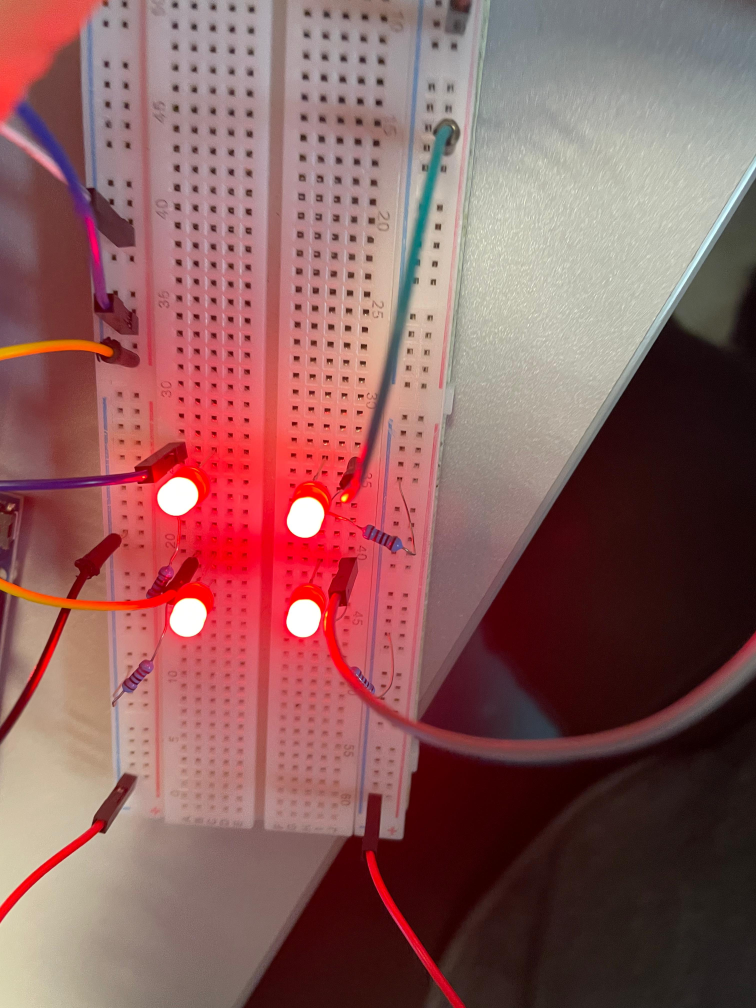
#> input picture test4leds.jpeg, 3024 x 4032 px (shown at 1/4 size)
$ python segmentador_4leds.py
#> lines starting #> are read from the running program, lines starting #| are printed output that depends on the picture; after the words box and inside, x2 and y2 are one past the last pixel; in counts of white or black regions, pixels touching at a corner belong together
#> further down, image is the input picture: shape (4032, 3024, 3); mean B, G, R 93, 94, 139
import cv2
import numpy as np

# Function to resize the image while maintaining the aspect ratio
def resize_image(image, max_width=800, max_height=600):
#> called with max_width = 800, max_height = 600
    height, width = image.shape[:2]
#> height = 4032; width = 3024
    scaling_factor = min(max_width / width, max_height / height)
#> scaling_factor = 0.149
    return cv2.resize(image, (int(width * scaling_factor), int(height * scaling_factor)))
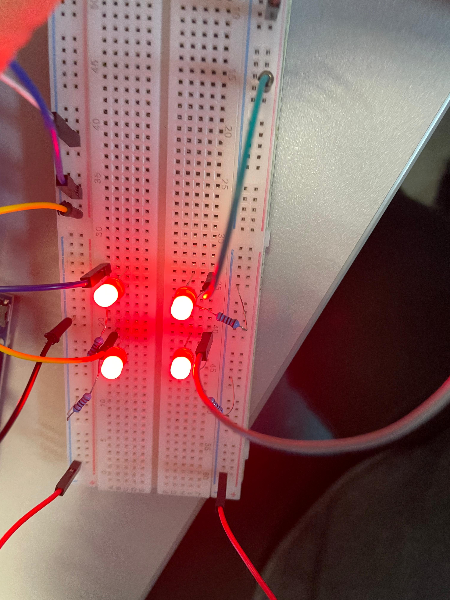
#> returned value: shape (600, 450, 3); mean of channels 0, 1, 2 92.9, 93.9, 138.8; drawn as B, G, R

# Load the image
image = cv2.imread('test4leds.jpeg')  # Replace with your image path

# Resize the image to fit the display window
resized_image = resize_image(image)

# Convert the image to grayscale
gray = cv2.cvtColor(resized_image, cv2.COLOR_BGR2GRAY)
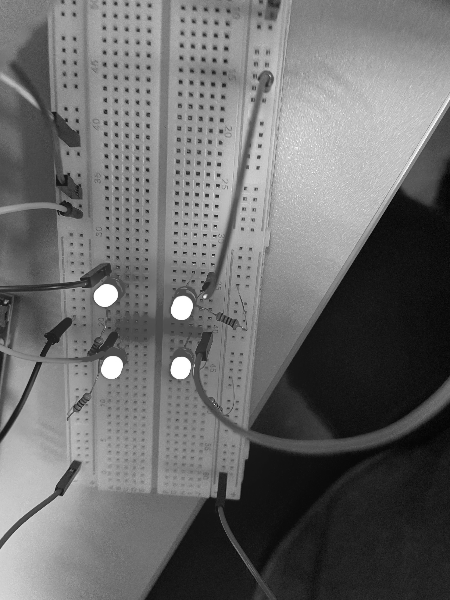
#> gray: shape (600, 450); min 3, max 255, mean 107.2

# Apply Gaussian blur to reduce noise
blurred = cv2.GaussianBlur(gray, (5, 5), 0)

# Threshold the image to detect bright objects (like LED lights)
_, thresh = cv2.threshold(blurred, 220, 255, cv2.THRESH_BINARY)
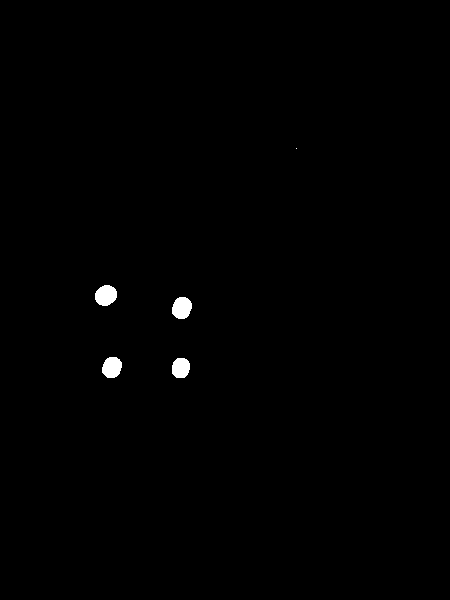
#> thresh: shape (600, 450); 0.5% white; 5 white regions (1 under 20 px)

# Find contours in the thresholded image
contours, _ = cv2.findContours(thresh, cv2.RETR_EXTERNAL, cv2.CHAIN_APPROX_SIMPLE)
#> contours = 5 contours, 1 with area under 20; largest, box (x1, y1, x2, y2) and area: (95, 285, 117, 306) 330, (172, 297, 192, 319) 318, (102, 357, 122, 378) 304, (172, 358, 190, 378) 274

# Filter the contours based on size to detect the LEDs
led_contours = []
for contour in contours:
    area = cv2.contourArea(contour)
    if area > 50:  # Adjust based on your LED size
        led_contours.append(contour)
#> this loop made 5 passes
#> area on passes 1 to 4: 274, 304.5, 318, 330
#> after the loop, led_contours = 4 contours; box (x1, y1, x2, y2) and area: (95, 285, 117, 306) 330, (172, 297, 192, 319) 318, (102, 357, 122, 378) 304, (172, 358, 190, 378) 274

# Sort contours by position (optional, e.g., left to right)
led_contours = sorted(led_contours, key=lambda c: cv2.boundingRect(c)[0])

centers = []
with open("led_centers.txt", "w") as file:
    for contour in led_contours[:4]:  # Limit to 4 LEDs
        ((x, y), radius) = cv2.minEnclosingCircle(contour)
        center = (int(x), int(y))
        #txt que se borre y agrege los 4 centros
        file.write(f"{center[0]}, {center[1]}\n")
        print(center)
        radius = int(radius)
        cv2.circle(resized_image, center, radius, (0, 255, 0), 2)


        # Prepare the text for the coordinates (format: (x, y))
        coordinates_text = f"({center[0]}, {center[1]})"

        # Place the text above the circle (adjusting position as needed)
        cv2.putText(resized_image, coordinates_text, (center[0] - 40, center[1] - radius - 10),
                    cv2.FONT_HERSHEY_SIMPLEX, 0.5, (255, 0, 0), 1, cv2.LINE_AA)
#> this loop made 4 passes
#> (x, y, radius, coordinates_text) on passes 1 to 4: (105.5, 295, 11, '(105, 295)'), (111.5, 367, 10, '(111, 367)'), (180.4, 367.7, 10, '(180, 367)'), (181.5, 307.5, 11, '(181, 307)')
#| (105, 295)
#| (111, 367)
#| (180, 367)
#| (181, 307)
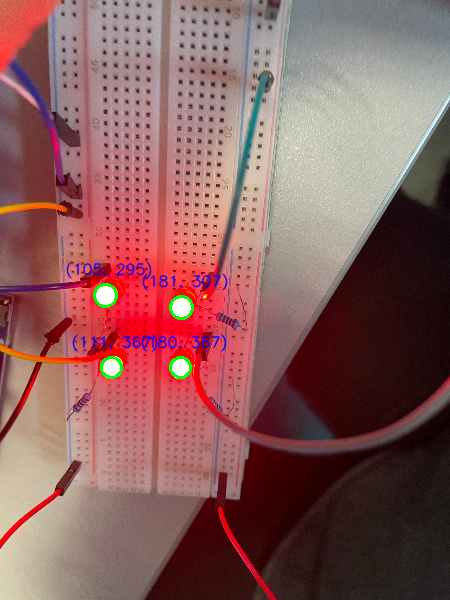
#> resized_image: shape (600, 450, 3); 1.09% of pixels changed, all inside (x1, y1, x2, y2) = (66, 261, 228, 379)


# Display the image with the detected LEDs highlighted
cv2.imshow('Detected LEDs', resized_image)
cv2.waitKey(0)
cv2.destroyAllWindows()


# (105, 295)
# (111, 367)
# (180, 367)
# (181, 307)

$ run again, with 4leds2.jpg copied over test4leds.jpeg
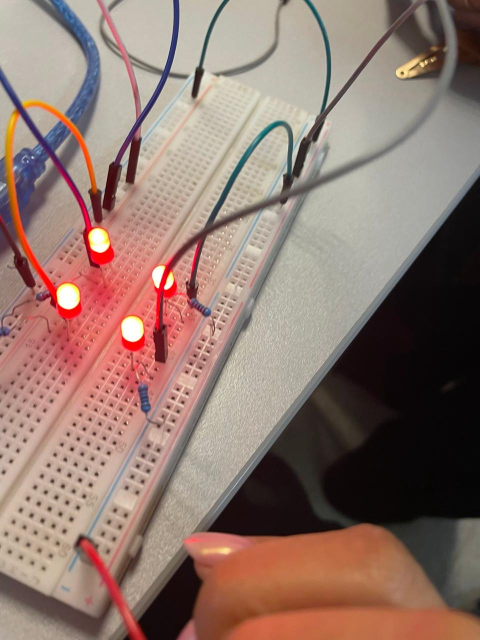
#> input picture 4leds2.jpg, 960 x 1280 px (shown at 1/2 size)
#> image is the input picture: shape (1280, 960, 3); mean B, G, R 109.9, 119.4, 144.4
#> `_, thresh = cv2.threshold(blurred, 220, 255, cv2.THRESH_BINARY)`:
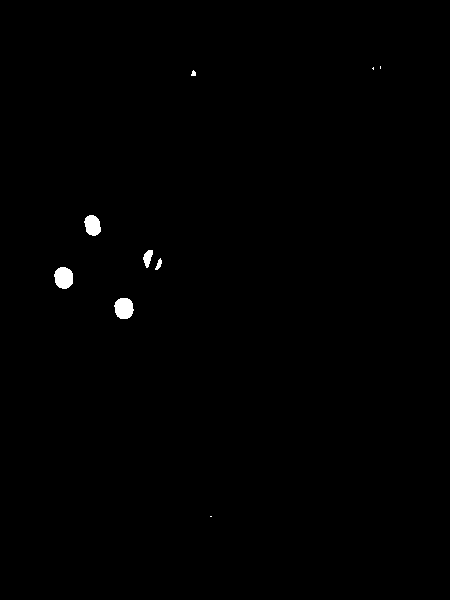
#> thresh: shape (600, 450); 0.42% white; 9 white regions (3 under 20 px)
#> contours = 9 contours, 4 with area under 20; largest, box (x1, y1, x2, y2) and area: (54, 267, 73, 289) 306, (114, 298, 134, 319) 302, (84, 215, 101, 236) 243, (143, 250, 153, 268) 92, (155, 258, 162, 270) 31
#> the loop `for contour in contours:` made 9 passes
#> area on passes 2 to 6: 302, 305.5, 31, 91.5, 243
#> after the loop `for contour in contours:`: led_contours = 4 contours; box (x1, y1, x2, y2) and area: (54, 267, 73, 289) 306, (114, 298, 134, 319) 302, (84, 215, 101, 236) 243, (143, 250, 153, 268) 92
#> the loop `for contour in led_contours[:4]:` made 4 passes
#> (x, y, radius, coordinates_text) on passes 1, 3, 4: (63, 277.5, 10, '(63, 277)'), (123.5, 308, 10, '(123, 308)'), (149, 258.5, 9, '(149, 258)')
#> (printed output is left out)
#> after the loop `for contour in led_contours[:4]:`:
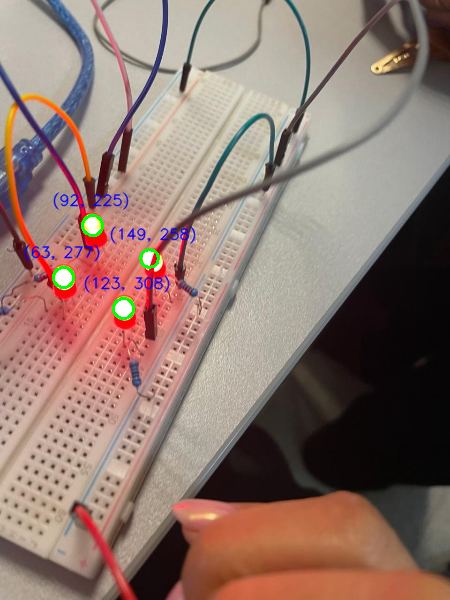
#> resized_image: shape (600, 450, 3); mean B, G, R 109.9, 119.1, 143

$ run again, with WIN_20250726_11_31_51_Pro.jpg copied over test4leds.jpeg
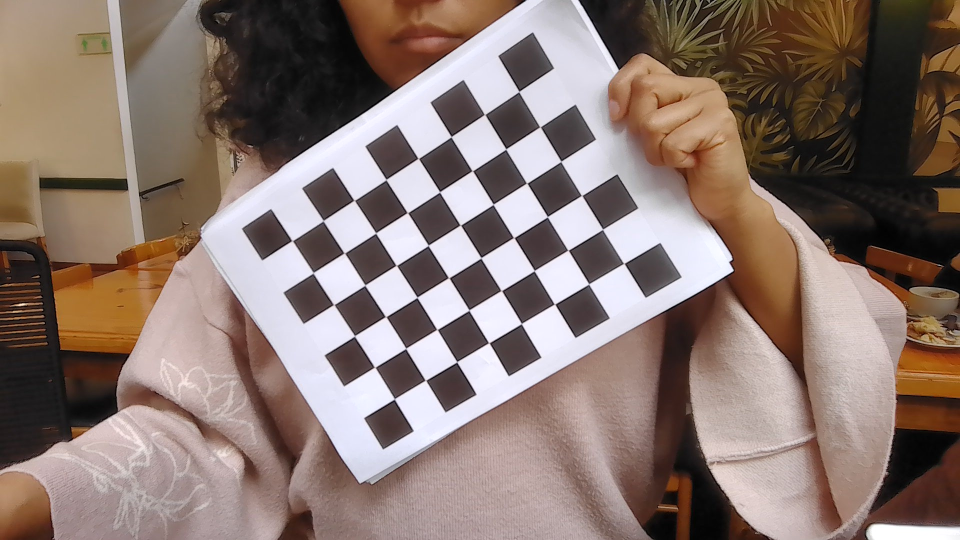
#> input picture WIN_20250726_11_31_51_Pro.jpg, 1920 x 1080 px (shown at 1/2 size)
#> image is the input picture: shape (1080, 1920, 3); mean B, G, R 111, 118.3, 136.5
#> `_, thresh = cv2.threshold(blurred, 220, 255, cv2.THRESH_BINARY)`:
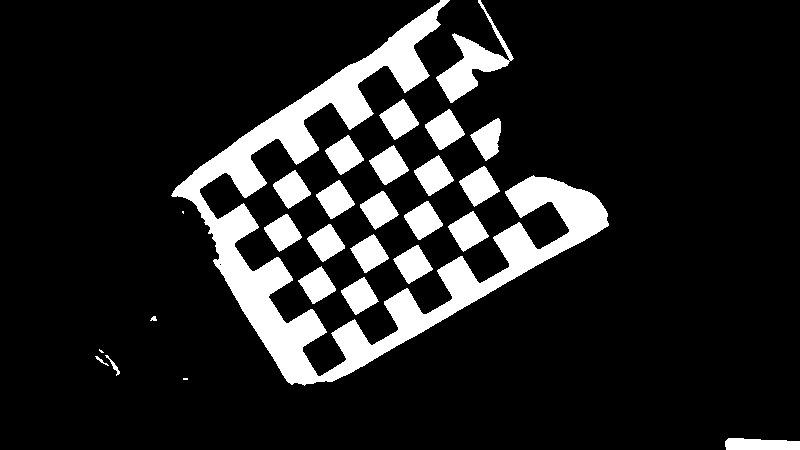
#> thresh: shape (450, 800); 13.3% white; 27 white regions (3 under 20 px)
#> contours = 27 contours, 5 with area under 20; largest, box (x1, y1, x2, y2) and area: (171, 0, 609, 386) 28139, (436, 0, 514, 103) 2122, (459, 166, 500, 207) 878, (448, 211, 489, 252) 875, (425, 109, 465, 150) 874
#> the loop `for contour in contours:` made 27 passes
#> area on passes 1, 4, 7, 8, 9, 10, 11, 12: 700.5, 42.5, 752, 745.5, 812.5, 783.5, 766, 767
#> after the loop `for contour in contours:`: led_contours = 21 contours; largest, box (x1, y1, x2, y2) and area: (171, 0, 609, 386) 28139, (436, 0, 514, 103) 2122, (459, 166, 500, 207) 878, (448, 211, 489, 252) 875, (425, 109, 465, 150) 874
#> the loop `for contour in led_contours[:4]:` made 4 passes
#> (x, y, radius, coordinates_text) on passes 1 to 4: (389.5, 210, 219, '(389, 210)'), (282.5, 232.2, 19, '(282, 232)'), (291.5, 189, 19, '(291, 189)'), (316.6, 284.7, 19, '(316, 284)')
#> (printed output is left out)
#> after the loop `for contour in led_contours[:4]:`:
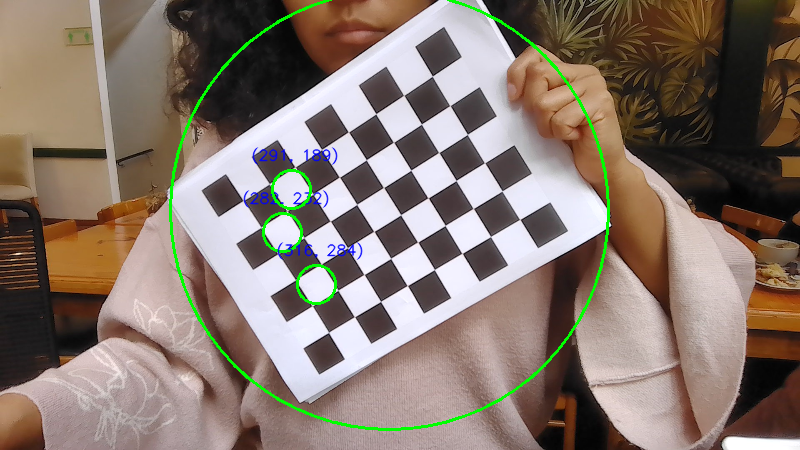
#> resized_image: shape (450, 800, 3); mean B, G, R 109.8, 119.9, 134.4

$ run again, with camara celu sol.jpg copied over test4leds.jpeg
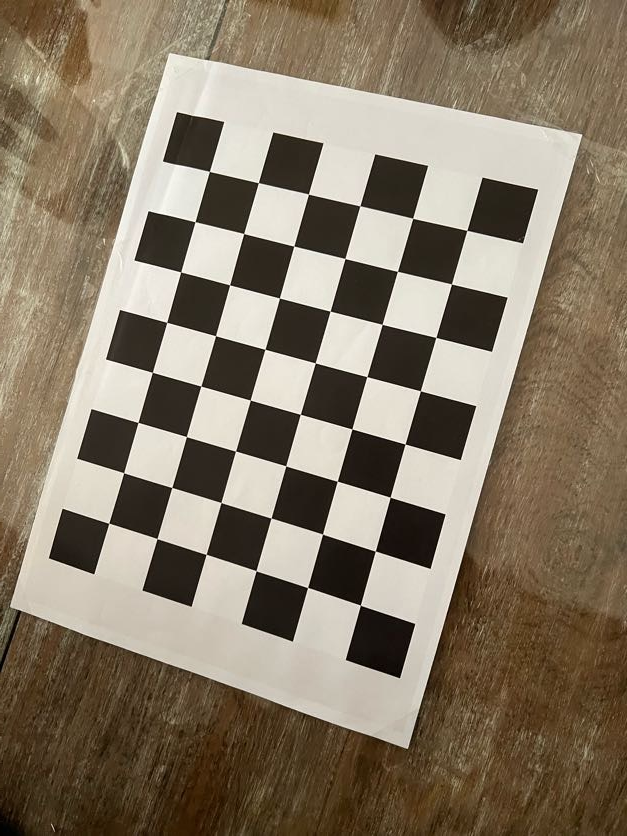
#> input picture camara celu sol.jpg, 627 x 836 px
#> image is the input picture: shape (836, 627, 3); mean B, G, R 102.6, 121.3, 134.2
#> `_, thresh = cv2.threshold(blurred, 220, 255, cv2.THRESH_BINARY)`:
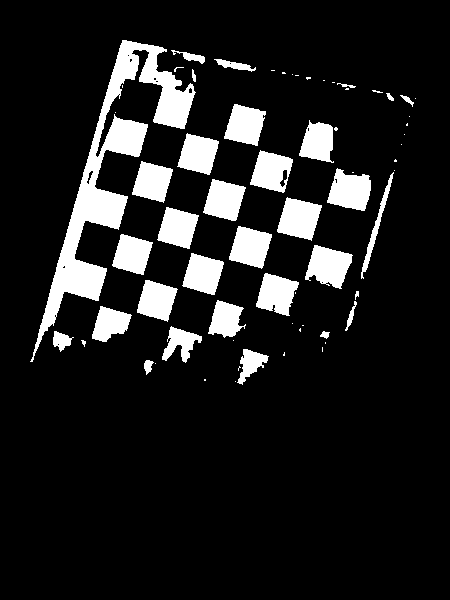
#> thresh: shape (600, 450); 12.1% white; 66 white regions (34 under 20 px)
#> contours = 66 contours, 36 with area under 20; largest, box (x1, y1, x2, y2) and area: (30, 40, 196, 362) 9394, (305, 245, 353, 289) 1264, (277, 197, 322, 241) 1252, (327, 168, 371, 211) 1236, (250, 150, 293, 193) 1186
#> the loop `for contour in contours:` made 66 passes
#> area on passes 5, 7, 12, 13, 15, 18, 19, 20: 74, 478, 35.5, 213, 627.5, 844, 71.5, 838.5
#> after the loop `for contour in contours:`: led_contours = 26 contours; largest, box (x1, y1, x2, y2) and area: (30, 40, 196, 362) 9394, (305, 245, 353, 289) 1264, (277, 197, 322, 241) 1252, (327, 168, 371, 211) 1236, (250, 150, 293, 193) 1186
#> the loop `for contour in led_contours[:4]:` made 4 passes
#> (x, y, radius, coordinates_text) on passes 2 to 4: (61.74, 339.6, 11, '(61, 339)'), (111.1, 325.8, 22, '(111, 325)'), (132.1, 253.7, 23, '(132, 253)')
#> (printed output is left out)
#> after the loop `for contour in led_contours[:4]:`:
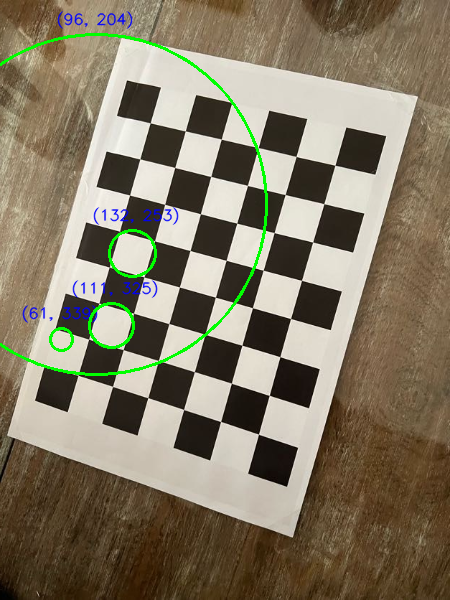
#> resized_image: shape (600, 450, 3); mean B, G, R 101.4, 122.1, 131.8
